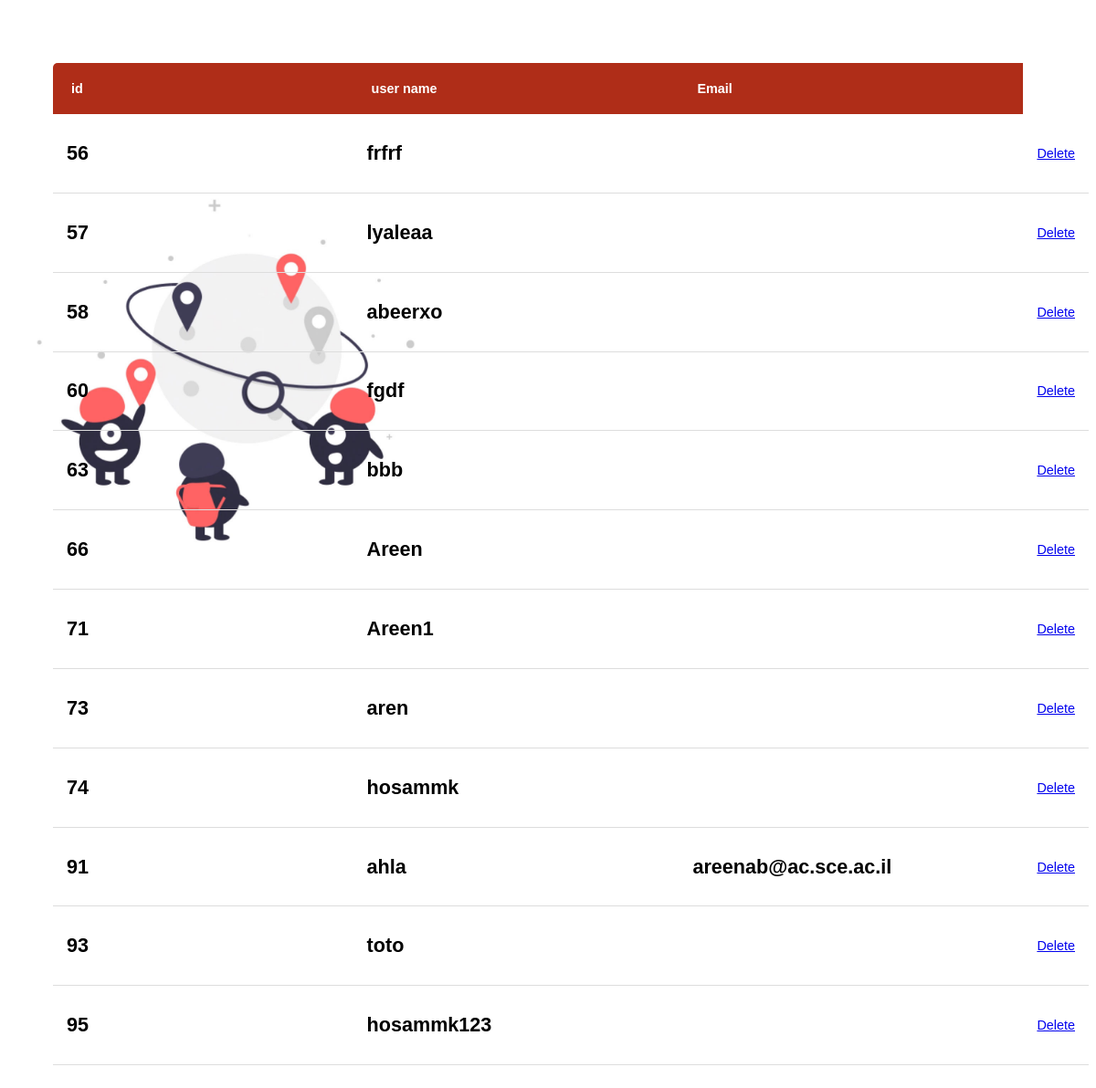
Screenshot of /deluser/ with the database file from the repository.
### project/models.py (models this page shows)
class User(AbstractUser):
    is_passenger=models.BooleanField(default=False)
    is_Admin=models.BooleanField(default=False)

### project/views.py (the view)
# urls.py: path('deluser/',views.deluser,name="deluser"),
def  deluser(request):
    user= User.objects.filter(is_passenger=True)
    return render(request,'project/deluser.html',{'users': user})

### project/templates/project/deluser.html (shortened to what this page needs)
{% load static %}
<!DOCTYPE html>
<html>
    <head>
        <link rel="stylesheet" href="">
    </head>
<body  style="background-image:url('{% static 'img/unnamed.jpg' %}'); background-repeat: no-repeat; background-size:100%;">
  <br>
  <br>
      <table class="content-table">
  <thead>
    <tr>
      <th>id</th>
      <th>user name</th>
      <th>Email</th>
    </tr>
  </thead>
  {% for user in users%}
  <tr>
    <td><b><h2>{{user.id}}</h2></b></td>
    <td><b><h2>{{user.username}}</h2></b></td>
    <td><b><h2>{{user.email}}</h2></b></td>
    <td>
    <a href="/delete/{{user.id}}" class="btn btn-danger" > Delete </a>
    </td>
    </tr>
    {% endfor %}
</table>
    </body>
</html>

### project/templates/project/deluser.html (style rules this page uses)
* { font-family: sans-serif; }
.content-table { border-collapse: collapse; margin: 25px 0; font-size: 0.9em; min-width: 800px; border-radius: 5px 5px 0 0; overflow: hidden; margin-left:50px; }
.content-table thead tr { background-color: #AF2D18; color: #ffffff; text-align: left; font-weight: bold; }
.content-table th { width: 380px; padding: 20px; margin: 25px auto; }
.content-table td { padding: 12px 15px; }
.content-table tbody tr { border-bottom: 1px solid #dddddd; }

### rows the page displays
User: id "56", username "frfrf"
User: id "57", username "lyaleaa"
User: id "58", username "abeerxo"
User: id "60", username "fgdf"
User: id "63", username "bbb"
User: id "66", username "Areen"
User: id "71", username "Areen1"
User: id "73", username "aren"
User: id "74", username "hosammk"
User: id "91", username "ahla", email "areenab@ac.sce.ac.il"
User: id "93", username "toto"
User: id "95", username "hosammk123"
